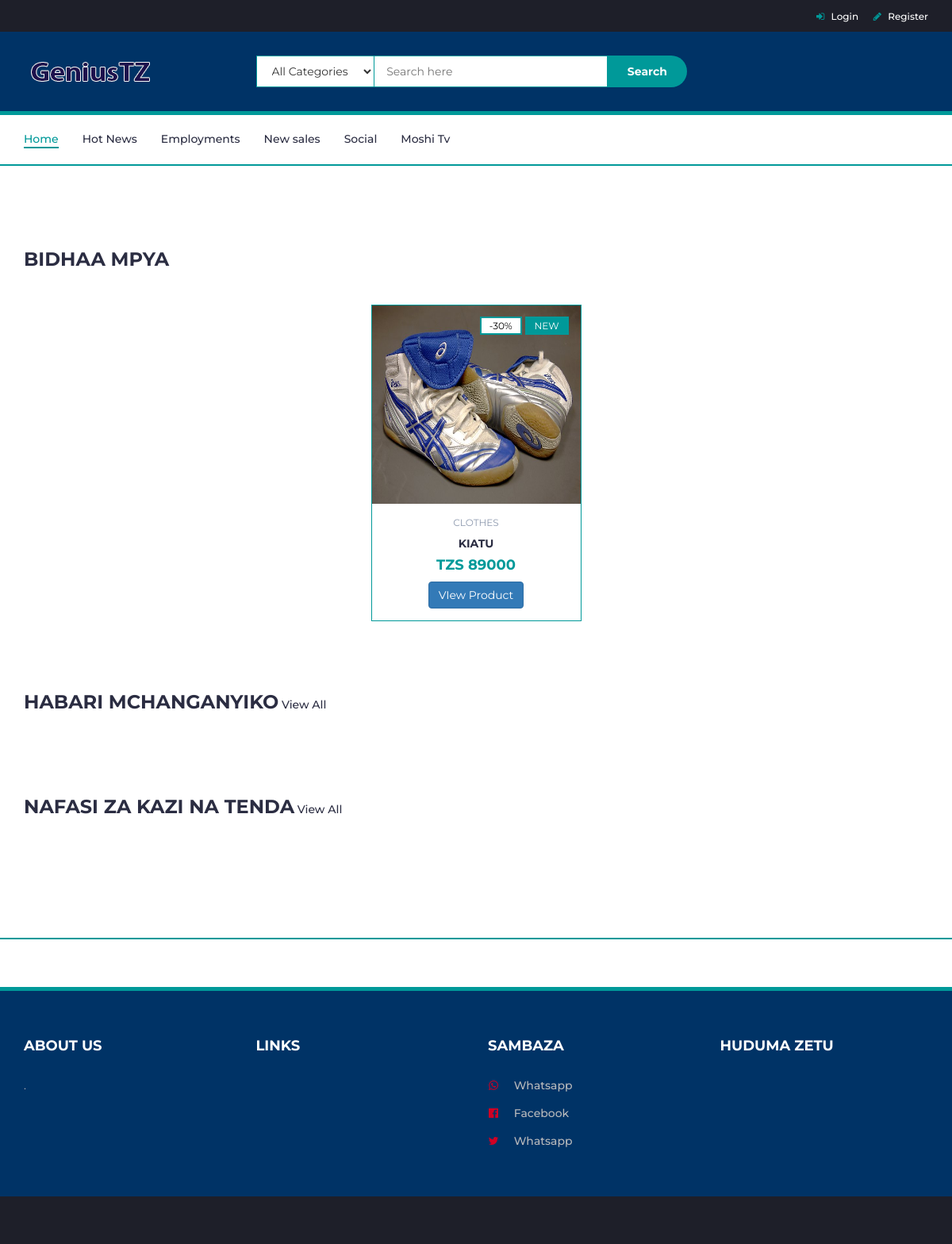
The page / on the database its author committed.
### tables this page shows
CREATE TABLE IF NOT EXISTS `adverts` (
`id` int(100) NOT NULL,
  `product_name` varchar(255) NOT NULL,
  `category` varchar(100) NOT NULL,
  `quantity` varchar(100) NOT NULL,
  `name` varchar(100) NOT NULL,
  `product_price` varchar(255) NOT NULL,
  `phone` varchar(100) NOT NULL,
  `descriptions` varchar(255) NOT NULL,
  `user_id` int(100) NOT NULL
);

### index.php (the view, shortened to what this page needs)
<!DOCTYPE html>
<html lang="en">
    <head>
        <link type="text/css" rel="stylesheet" href="css/bootstrap.min.css"/>
        <link type="text/css" rel="stylesheet" href="css/slick.css"/>
        <link type="text/css" rel="stylesheet" href="css/slick-theme.css"/>
        <link type="text/css" rel="stylesheet" href="css/nouislider.min.css"/>
        <link rel="stylesheet" href="css/font-awesome.min.css">
        <link type="text/css" rel="stylesheet" href="css/style.css"/>
    </head>
    <body>
        <header>
            <div id="top-header">
                <div class="container">
                    <ul class="header-links pull-right">
                        <li><a href="login.php"><i class="fa fa-sign-in"></i> Login</a></li>
                        <li><a href="register.php"><i class="fa fa-pencil"></i> Register</a></li>
                    </ul>
                </div>
            </div>
            <div id="header">
                <div class="container">
                    <div class="row">
                        <div class="col-md-3">
                            <div class="header-logo">
                                <a href="#" class="logo">
                                    <img src="./img/logo.png" alt="">
                                </a>
                            </div>
                        </div>
                        <div class="col-md-6">
                            <div class="header-search">
                                <form>
                                    <select class="input-select">
                                        <option value="0">All Categories</option>
                                    </select>
                                    <input class="input" placeholder="Search here">
                                    <button class="search-btn">Search</button>
                                </form>
                            </div>
                        </div>
                        <div class="col-md-3 clearfix">
                        </div>
                    </div>
                </div>
            </div>
        </header>
        <nav id="navigation">
            <div class="container">
                <div id="responsive-nav">
                    <ul class="main-nav nav navbar-nav">
                        <li class="active"><a href="index.php">Home</a></li>
                        <li><a href="#">Hot News</a></li>
                        <li><a href="#">Employments</a></li>
                        <li><a href="#">New sales</a></li>
                        <li><a href="#">Social</a></li>
                        <li><a href="#">Moshi Tv</a></li>
                    </ul>
                </div>
            </div>
        </nav>
        <div class="section">
        </div>
        <div class="section">
            <div class="container">
                <div class="row">
                    <div class="col-md-12">
                        <div class="section-title">
                            <h3 class="title">Bidhaa Mpya</h3>
                        </div>
                    </div>
                    <div class="col-md-12">
                        <div class="row">
                            <div class="products-tabs">
                                <div id="tab1" class="tab-pane active">
                                    <div class="products-slick" data-nav="#slick-nav-1">
                                        <?php
                                        include 'db_connect.php';
                                        $sql = "SELECT * FROM adverts";
                                        if ($result = mysqli_query($link, $sql)) {
                                            while ($row = mysqli_fetch_array($result)) {
                                                echo '<div class="product">
                                            <div class="product-img">
                                                <img src="product_img/' . $row['name'] . '" alt="" height="250">
                                                <div class="product-label">
                                                    <span class="sale">-30%</span>
                                                    <span class="new">NEW</span>
                                                </div>
                                            </div>
                                            <div class="product-body">
                                                <p class="product-category">' . $row['category'] . '</p>
                                                <h3 class="product-name"><a href="#">' . $row['product_name'] . '</a></h3>
                                                <h4 class="product-price">TZS ' . $row['product_price'] . '</h4>
                                                <div class="product-btns">
                                                    <a href="product.php?id=' . $row['id'] . '" class="btn btn-primary">VIew Product</a>
                                                </div>
                                            </div>
                                        </div>';
                                            }
                                        }
                                        ?>
                                    </div>
                                </div>
                            </div>
                        </div>
                    </div>
                </div>
            </div>
        </div>
        <div class="section">
            <div class="container">
                <div class="row">
                    <div class="col-md-12">
                        <div class="section-title">
                            <h3 class="title">Habari Mchanganyiko</h3> <a href="">View All</a>
                        </div>
                    </div>
                    <div class="col-md-12">
                        <div class="row">
                            <div class="products-tabs">
                                <div id="tab1" class="tab-pane active">
                                    <div class="products-slick" data-nav="#slick-nav-1">
                                    </div>
                                </div>
                            </div>
                        </div>
                    </div>
                </div>
            </div>
        </div>
         <div class="section">
            <div class="container">
                <div class="row">
                    <div class="col-md-12">
                        <div class="section-title">
                            <h3 class="title">Nafasi za kazi na tenda</h3> <a href="">View All</a>
                        </div>
                    </div>
                    <div class="col-md-12">
                        <div class="row">
                            <div class="products-tabs">
                                <div id="tab1" class="tab-pane active">
                                    <div class="products-slick" data-nav="#slick-nav-1">
                                    </div>
                                </div>
                            </div>
                        </div>
                    </div>
                </div>
            </div>
        </div>
        <div class="section">
        </div>
        <div id="newsletter" class="section">
        </div>
        <footer id="footer">
            <div class="section">
                <div class="container">
                    <div class="row">
                        <div class="col-md-3 col-xs-6">
                            <div class="footer">
                                <h3 class="footer-title">About Us</h3>
                                <p>.</p>
                            </div>
                        </div>
                        <div class="col-md-3 col-xs-6">
                            <div class="footer">
                                <h3 class="footer-title">Links</h3>
                            </div>
                        </div>
                        <div class="col-md-3 col-xs-6">
                            <div class="footer">
                                <h3 class="footer-title">Sambaza</h3>
                                <ul class="footer-links">
                                    <li><a href="register.php"><i class="fa fa-whatsapp"></i> Whatsapp</a></li>
                                    <li><a href="register.php"><i class="fa fa-facebook-official"></i> Facebook</a></li>
                                    <li><a href="register.php"><i class="fa fa-twitter"></i> Whatsapp</a></li>
                                </ul>
                            </div>
                        </div>
                        <div class="col-md-3 col-xs-6">
                            <div class="footer">
                                <h3 class="footer-title">Huduma zetu</h3>
                            </div>
                        </div>
                    </div>
                </div>
            </div>
            <div id="bottom-footer" class="section">
            </div>
        </footer>
    </body>
</html>

### css/style.css (style rules this page uses)
body { font-family: 'Montserrat', sans-serif; font-weight: 400; color: #333; }
h1, h2, h3, h4, h5, h6 { color: #2B2D42; font-weight: 700; margin: 0 0 10px; }
a { color: #2B2D42; font-weight: 500; -webkit-transition: 0.2s color; transition: 0.2s color; }
ul, ol { margin: 0; padding: 0; list-style: none }
.input { height: 40px; padding: 0px 15px; border: 1px solid #009999; background-color: #FFF; width: 100%; }
.input-select { padding: 0px 15px; background: #FFF; border: 1px solid #009999; height: 40px; }
.section { padding-top: 30px; padding-bottom: 30px; }
.section-title { position: relative; margin-bottom: 30px; margin-top: 15px; }
.section-title .title { display: inline-block; text-transform: uppercase; margin: 0px; }
#top-header { padding-top: 10px; padding-bottom: 10px; background-color: #1E1F29; }
.header-links li { display: inline-block; margin-right: 15px; font-size: 12px; }
.header-links li:last-child { margin-right: 0px; }
.header-links li a { color: white; }
.header-links li i { color: #009999; margin-right: 5px; }
#header { padding-top: 15px; padding-bottom: 15px; background-color: #003366; }
.header-logo { float: left; }
.header-logo .logo img { display: block; }
.header-search { padding: 15px 0px; }
.header-search form { position: relative; }
.header-search form .input-select { margin-right: -4px; border-radius: ; }
.header-search form .input { width: calc(100% - 260px); margin-right: -4px; }
.header-search form .search-btn { height: 40px; width: 100px; background: #009999; color: #FFF; font-weight: 700; border: none; border-radius: 0px 40px 40px 0px; }
#navigation { background: #FFF; border-bottom: 2px solid #009999; border-top: 5px solid #009999; }
.main-nav>li+li { margin-left: 30px }
.main-nav>li>a { padding: 20px 0px; }
.main-nav>li>a:hover, .main-nav>li>a:focus, .main-nav>li.active>a { color: #009999; background-color: transparent; }
.main-nav>li>a:after { content: ""; display: block; width: 0%; height: 2px; background-color: #009999; -webkit-transition: 0.2s all; transition: 0.2s all; }
.main-nav>li>a:hover:after, .main-nav>li>a:focus:after, .main-nav>li.active>a:after { width: 100%; }
.product { position: relative; margin: 15px 0px; -webkit-box-shadow: 0px 0px 0px 0px #009999, 0px 0px 0px 1px #009999; box-shadow: 0px 0px 0px 0px #009999, 0px 0px 0px 1px #009999; -webkit-transition: 0.2s all; transition: 0.2s all; }
.product .product-img { position: relative; }
.product .product-img>img { width: 100%; }
.product .product-img .product-label { position: absolute; top: 15px; right: 15px; }
.product .product-img .product-label>span { border: 2px solid; padding: 2px 10px; font-size: 12px; }
.product .product-img .product-label>span.sale { background-color: #FFF; border-color: #009999; color: black; }
.product .product-img .product-label>span.new { background-color: #009999; border-color: #009999; color: #FFF; }
.product .product-body { position: relative; padding: 15px; background-color: #FFF; text-align: center; z-index: 20; }
.product .product-body .product-category { text-transform: uppercase; font-size: 12px; color: #8D99AE; }
.product .product-body .product-name { text-transform: uppercase; font-size: 14px; }
.product .product-body .product-name>a { font-weight: 700; }
.product .product-body .product-price { color: #009999; font-size: 18px; }
.products-slick .product.slick-slide { margin: 15px; }
.products-tabs>.tab-pane { display: block; height: 0; opacity: 0; visibility: hidden; overflow-y: hidden; padding-bottom: 60px; margin-bottom: -60px; }
.products-tabs>.tab-pane.active { opacity: 1; visibility: visible; height: auto; }
#newsletter.section { border-top: 2px solid #009999; border-bottom: 5px solid #009999; margin-top: 30px; }
#footer { background: #003366; color: #B9BABC; }
#bottom-footer { background: #1E1F29; }
.footer { margin: 30px 0px; }
.footer .footer-title { color: #FFF; text-transform: uppercase; font-size: 18px; margin: 0px 0px 30px; }
.footer-links li+li { margin-top: 15px; }
.footer-links li a { color: #B9BABC; }
.footer-links li i { margin-right: 15px; color: #D10024; width: 14px; text-align: center; }

### rows shown on the page
adverts: name (picture), category "CLOTHES", product_name "KIATU", product_price "89000"
